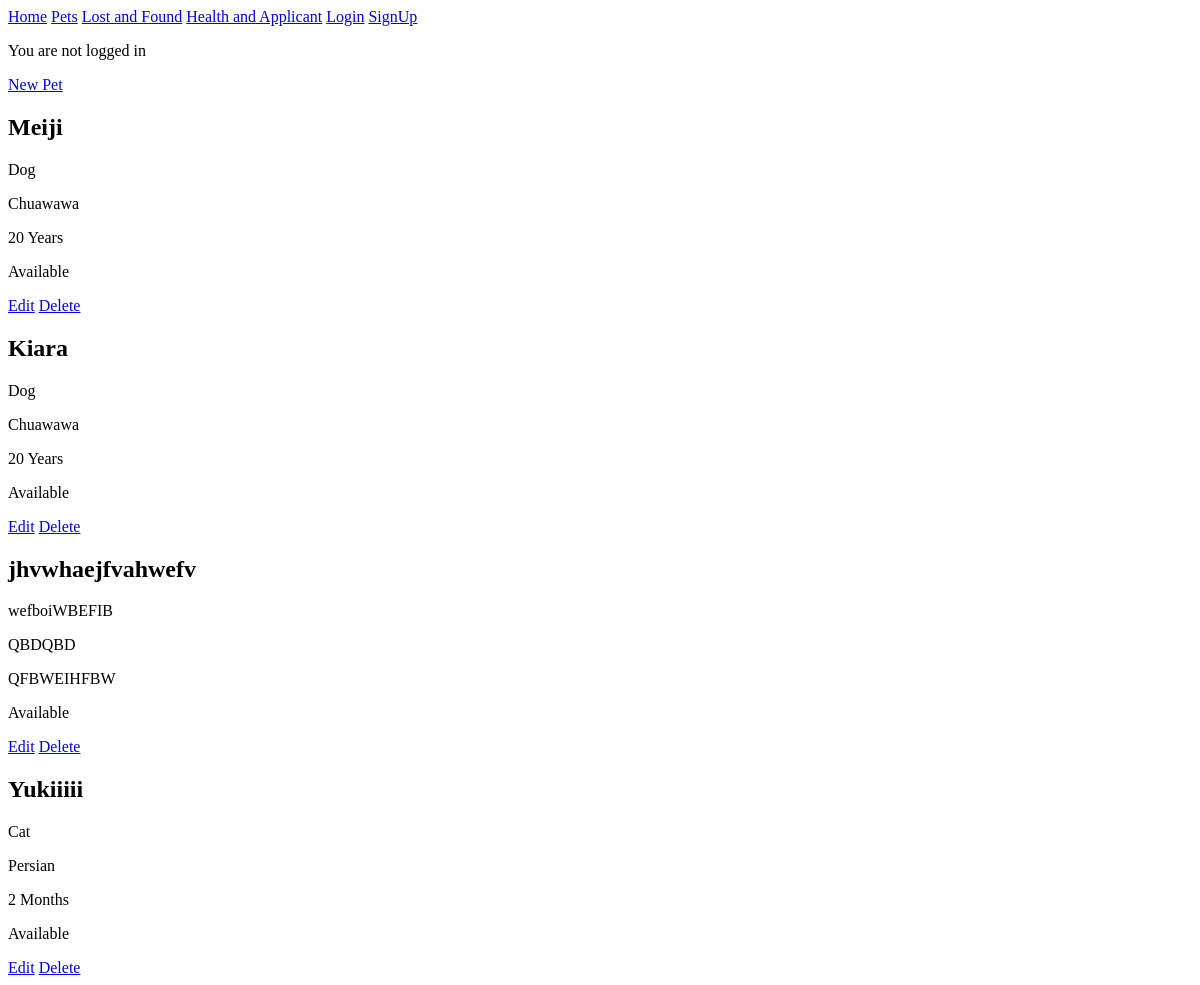
Page /crud/ on the earlier database version.
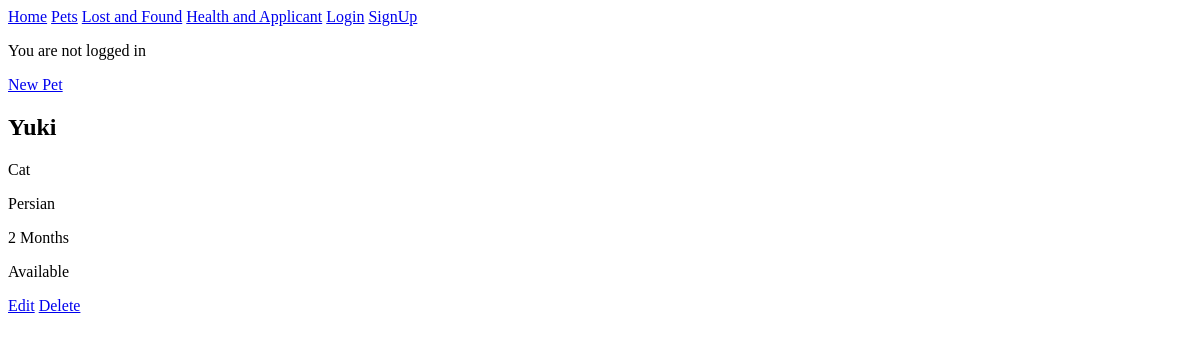
Same page on the later database version.
### app/models.py (models this page shows, shortened)
class Pet(models.Model):
    name = models.CharField(max_length=100)
    species = models.CharField(max_length=50)
    breed = models.CharField(max_length=50)
    age = models.CharField(max_length=10)
    adoption_status = models.CharField(max_length=20, default='Available')

### app/views.py (the view)
# urls.py: path('crud/', petcrud.as_view(), name='crud'),
class petcrud(ListView):
    model = Pet
    template_name = 'pages/crudforpets.html'

### app/templates/pages/crudforpets.html
{% extends "pages/base.html" %}
{% load static %}
{% block content %}
<a href="{% url 'crud_new' %}"> New Pet </a>
    {% for pet in pet_list %}
    <div class="pet-crud">
    <h2>{{pet.name}}</h2>
    <p>{{pet.species}}</p>
    <p>{{pet.breed}}</p>
    <p>{{pet.age}}</p>
    <p>{{pet.adoption_status}}</p>
    <a href="{% url 'crud_update' pet.pk %}">Edit</a>
    <a href="{% url 'crud_delete' pet.pk %}">Delete</a>
    </div>
    {% endfor %}
{% endblock content %}

### app/templates/pages/base.html (shortened to what this page needs)
{% load static %}
<!DOCTYPE html>
<html>
<head>
    <link rel="stylesheet" href="{% static "css/base.css" %}">
</head>
<body>
    {% include "pages/navbar.html" %}
    {% if user.is_authenticated %}
    <p>Welcome {{user.username}}</p>
    <form method="post" action="{% url "logout" %}">
        {% csrf_token %}
        <button type="submit">Log Out</button>
    </form>
    {% else %}
    <p>You are not logged in</p>
    {% endif %}
 {% block content %}
 {% endblock content %}
</body>
</html>

### app/templates/pages/navbar.html
<header>
    <a href="{% url 'home' %}">Home<a>
    <a href="{% url 'about' %}">Pets<a>
    <a href="{% url 'found' %}">Lost and Found<a>
    <a href="{% url 'links' %}">Health and Applicant<a>
    <a href="{% url "login" %}">Login</a>
    <a href="{% url "signup" %}">SignUp</a>
<header>

Differences in the rows shown:
removed Pet: name "Meiji", species "Dog", breed "Chuawawa", age "20 Years", adoption_status "Available"
removed Pet: name "Kiara", species "Dog", breed "Chuawawa", age "20 Years", adoption_status "Available"
removed Pet: name "jhvwhaejfvahwefv", species "wefboiWBEFIB", breed "QBDQBD", age "QFBWEIHFBW", adoption_status "Available"
removed Pet: name "Yukiiiii", species "Cat", breed "Persian", age "2 Months", adoption_status "Available"
added Pet: name "Yuki", species "Cat", breed "Persian", age "2 Months", adoption_status "Available"
